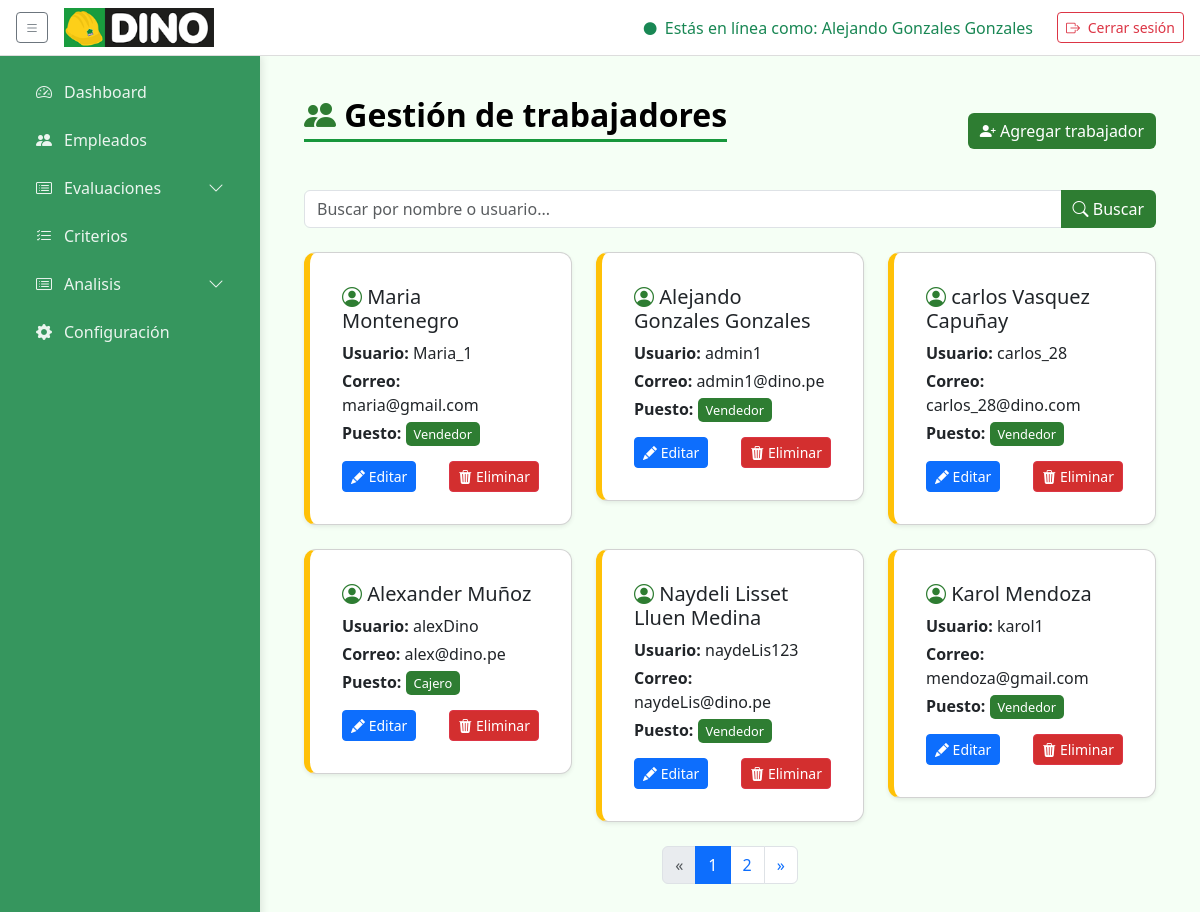
The app's page /empleados/ (signed in) with its own data.
### core/models.py (models this page shows, shortened)
class Usuario(AbstractUser):
    """
    Modelo personalizado para el usuario, heredando de AbstractUser.
    Este modelo ahora solo contiene los campos estándar del usuario.
    """

class Trabajador(models.Model):
    user = models.OneToOneField(settings.AUTH_USER_MODEL, on_delete=models.CASCADE, related_name='trabajador', null=True, blank=True)
    puesto = models.ForeignKey(Puesto, on_delete=models.SET_NULL, null=True, blank=True)
    telefono = models.CharField(max_length=20, blank=True)
    direccion = models.CharField(max_length=200, blank=True)

class Puesto(models.Model):
    nombre = models.CharField(max_length=50, unique=True)
    descripcion = models.TextField(blank=True, null=True)

### core/views.py (the view)
# urls.py: path('empleados/', views.gestion_empleados, name='gestion_empleados'),
@login_required
def gestion_empleados(request):
    query = request.GET.get('q', '')
    qs = Trabajador.objects.select_related('user')
    if query:
        qs = qs.filter(
            Q(user__username__icontains=query) |
            Q(user__first_name__icontains=query) |
            Q(user__last_name__icontains=query)
        )
    paginator = Paginator(qs, 6)
    page = request.GET.get('page')
    page_obj = paginator.get_page(page)
    return render(request, 'empleados/lista.html', {
        'empleados': page_obj,
        'query': query
    })

### templates/empleados/lista.html (shortened to what this page needs)
{% extends "base/base.html" %}
{% load static %}
{% block extra_css %}
<link rel="stylesheet" href="{% static 'css/empleados.css' %}">
{% endblock %}
{% block content %}
<div class="container mt-2">
  <div class="d-flex justify-content-between align-items-center mb-4">
    <h2 class="titulo">
      <i class="bi bi-people-fill icono-verde"></i> Gestión de trabajadores
    </h2>
    <a href="{% url 'agregar_empleado' %}" class="btn btn-success">
      <i class="bi bi-person-plus-fill"></i> Agregar trabajador
    </a>
  </div>
  <form method="get" class="mb-4">
    <div class="input-group">
      <input type="text" name="q" class="form-control"
             placeholder="Buscar por nombre o usuario..." value="{{ query }}">
      <button class="btn btn-success" type="submit">
        <i class="bi bi-search"></i> Buscar
      </button>
    </div>
  </form>
  <div class="row">
    {% for t in empleados %}
    <div class="col-md-4">
      <div class="card p-3 mb-4 shadow-sm">
        <div class="card-body">
          <h5 class="card-title">
            <i class="bi bi-person-circle icono-verde"></i>
            {{ t.user.first_name }} {{ t.user.last_name }}
          </h5>
          <p class="card-text mb-1">
            <strong>Usuario:</strong> {{ t.user.username }}
          </p>
          <p class="card-text mb-1">
            <strong>Correo:</strong> {{ t.user.email }}
          </p>
          <p class="card-text mb-1">
            <strong>Puesto:</strong>
            <span class="badge-puesto">
              {{ t.puesto.nombre|default:"No asignado" }}
            </span>
          </p>
          <div class="d-flex justify-content-between mt-3">
            <a href="{% url 'editar_empleado' t.id %}" class="btn btn-sm btn-primary">
              <i class="bi bi-pencil-fill"></i> Editar
            </a>
            <a href="{% url 'eliminar_empleado' t.id %}" class="btn btn-sm btn-danger"
               onclick="return confirm('¿Eliminar a {{ t.user.username }}?')">
              <i class="bi bi-trash3-fill"></i> Eliminar
            </a>
          </div>
        </div>
      </div>
    </div>
    {% empty %}
    <div class="col-12">
      <p class="text-muted">No hay trabajadores registrados.</p>
    </div>
    {% endfor %}
  </div>
  {% if empleados.has_other_pages %}
  <nav aria-label="Paginación trabajadores">
    <ul class="pagination justify-content-center">
      {% if empleados.has_previous %}
      <li class="page-item">
        <a class="page-link" href="?q={{ query }}&page={{ empleados.previous_page_number }}">&laquo;</a>
      </li>
      {% else %}
      <li class="page-item disabled"><span class="page-link">&laquo;</span></li>
      {% endif %}
      {% for num in empleados.paginator.page_range %}
      <li class="page-item {% if empleados.number == num %}active{% endif %}">
        <a class="page-link" href="?q={{ query }}&page={{ num }}">{{ num }}</a>
      </li>
      {% endfor %}
      {% if empleados.has_next %}
      <li class="page-item">
        <a class="page-link" href="?q={{ query }}&page={{ empleados.next_page_number }}">&raquo;</a>
      </li>
      {% else %}
      <li class="page-item disabled"><span class="page-link">&raquo;</span></li>
      {% endif %}
    </ul>
  </nav>
  {% endif %}
</div>
{% endblock %}

### templates/base/base.html (shortened to what this page needs)
{% load static %}
<!DOCTYPE html>
<html lang="es">
<head>
    <link href="https://cdn.jsdelivr.net/npm/bootstrap@5.3.0/dist/css/bootstrap.min.css" rel="stylesheet" />
    <link href="https://cdn.jsdelivr.net/npm/bootstrap-icons@1.10.5/font/bootstrap-icons.css" rel="stylesheet" />
    {% block extra_css %}{% endblock %}
</head>
<body>
    <nav class="navbar d-flex justify-content-between align-items-center">
        <div class="d-flex align-items-center">
            <button id="sidebarToggle" class="btn btn-outline-secondary btn-sm me-3">
                <i class="bi bi-list"></i>
            </button>
            <a class="navbar-brand">
                <img src="{% static 'img/logo_dino.png' %}" alt="Logo Dino">
            </a>
        </div>
        <div class="d-flex align-items-center">
            <span class="text-success me-4">
                <i class="bi bi-circle-fill me-1" style="font-size:.8rem;"></i> Estás en línea como:
                {{ request.user.get_full_name|default:request.user.username }}
            </span>
            <form id="logoutForm" method="post" action="{% url 'index' %}">
                <button type="submit" class="btn btn-outline-danger btn-sm">
                    <i class="bi bi-box-arrow-right me-1"></i> Cerrar sesión
                </button>
            </form>
        </div>
    </nav>
    {% with request.resolver_match.url_name as view_name %}
    <div class="d-flex main">
        <aside class="sidebar" id="sidebar">
            <ul class="nav flex-column">
                <li class="nav-item">
                    <a href="{% url 'admin_dashboard' %}"
                        class="nav-link {% if view_name == 'admin_dashboard' %}active{% endif %}">
                        <i class="bi bi-speedometer2"></i><span>Dashboard</span>
                    </a>
                </li>
                <li class="nav-item">
                    <a href="{% url 'gestion_empleados' %}"
                        class="nav-link {% if view_name == 'gestion_empleados' %}active{% endif %}">
                        <i class="bi bi-people-fill"></i><span>Empleados</span>
                    </a>
                </li>
                <li
                    class="nav-item has-submenu {% if view_name == 'lista_evaluaciones' or view_name == 'realizar_autoevaluacion' %}submenu-open{% endif %}">
                    <a href="#" class="nav-link submenu-toggle">
                        <i class="bi bi-card-list"></i><span>Evaluaciones</span>
                        <i class="bi bi-chevron-down ms-auto"></i>
                    </a>
                </li>
                <li class="nav-item">
                    <a href="{% url 'lista_criterios' %}"
                        class="nav-link {% if view_name == 'lista_criterios' %}active{% endif %}">
                        <i class="bi bi-list-check"></i><span>Criterios</span>
                    </a>
                </li>
                <li
                    class="nav-item has-submenu {% if view_name == 'lista_evaluaciones' or view_name == 'realizar_autoevaluacion' %}submenu-open{% endif %}">
                    <a href="#" class="nav-link submenu-toggle">
                        <i class="bi bi-card-list"></i><span>Analisis</span>
                        <i class="bi bi-chevron-down ms-auto"></i>
                    </a>
                </li>
                <li class="nav-item">
                    <a href="{% url 'admin_dashboard' %}"
                        class="nav-link {% if view_name == 'configuracion' %}active{% endif %}">
                        <i class="bi bi-gear-fill"></i><span>Configuración</span>
                    </a>
                </li>
            </ul>
        </aside>
        <main class="content">
            {% block content %}{% endblock %}
        </main>
    </div>
    {% endwith %}
</body>
</html>

### static/css/empleados.css (style rules this page uses)
body { background-color: #f5fff5; font-family: 'Segoe UI', sans-serif; }
.titulo { color: #2e7d32; font-weight: bold; }
.btn-success { background-color: #2e7d32; border: none; }
.btn-danger { background-color: #d32f2f; }
.card { border-left: 6px solid #ffc107; border-radius: 12px; transition: all 0.2s; }
.badge-puesto { background-color: #2e7d32; color: white; padding: 3px 8px; border-radius: 5px; font-size: 0.8rem; }
.icono-verde { color: #2e7d32; }

### templates/base/base.html (style rules this page uses)
:root { --sidebar-width: 260px; --sidebar-collapsed: 80px; --primary: #36965e; --bg: #f9f9f9; --tre: #17973C; --secundary: #000000; --shadow: rgba(0, 0, 0, 0.1); }
html, body { margin: 0; padding: 0; height: 100%; background: var(--bg); font-family: 'Lato', sans-serif; }
.d-flex.main { height: calc(100vh - 56px); }
aside.sidebar { position: fixed; top: 56px; left: 0; bottom: 0; width: var(--sidebar-width); background: black; color: #fff; padding: 1rem; box-shadow: 2px 0 8px var(--shadow); transition: width .3s; z-index: 1050; }
aside.sidebar .nav-link { color: rgba(255, 255, 255, 0.9); margin-bottom: .5rem; border-radius: 6px; display: flex; align-items: center; gap: .5rem; white-space: nowrap; overflow: hidden; }
aside.sidebar .nav-link i { min-width: 24px; text-align: center; }
aside.sidebar .nav-link span { transition: opacity .3s; }
main.content { margin-top: 56px; margin-left: var(--sidebar-width); padding: 2rem; transition: margin-left .3s; position: relative; overflow: auto; }
main.content h2 { color: var(--primary); border-bottom: 3px solid var(--primary); padding-bottom: .3rem; margin-bottom: 1.5rem; }
nav.navbar { background: #fff; border-bottom: 1px solid #ddd; height: 56px; z-index: 1100; padding: 0 1rem; position: fixed; top: 0; left: 0; right: 0; }
nav.navbar .navbar-brand { flex: none; display: flex; align-items: center; }
nav.navbar .navbar-brand img { width: 150px; height: auto; flex-shrink: 0; }
aside.sidebar { width: var(--sidebar-width); background: var(--primary); color: #fff; display: flex; flex-direction: column; padding: 1rem; box-shadow: 2px 0 8px var(--shadow); transition: width .3s; }
main.content { flex: 1; overflow: auto; padding: 2rem; }
main.content h2 { color: var(--secundary); border-bottom: 3px solid var(--tre); padding-bottom: .3rem; margin-bottom: 1.5rem; }
.has-submenu { position: relative; }

### records on screen
Usuario: user.get_full_name "Alejando Gonzales Gonzales"
Trabajador: user.first_name "Maria", user.last_name "Montenegro", user.username "Maria_1", user.email "maria@gmail.com", puesto.nombre "Vendedor"
Trabajador: user.first_name "Alejando", user.last_name "Gonzales Gonzales", user.username "admin1", user.email "admin1@dino.pe", puesto.nombre "Vendedor"
Trabajador: user.first_name "carlos", user.last_name "Vasquez Capuñay", user.username "carlos_28", user.email "carlos_28@dino.com", puesto.nombre "Vendedor"
Trabajador: user.first_name "Alexander", user.last_name "Muñoz", user.username "alexDino", user.email "alex@dino.pe", puesto.nombre "Cajero"
Trabajador: user.first_name "Naydeli Lisset", user.last_name "Lluen Medina", user.username "naydeLis123", user.email "naydeLis@dino.pe", puesto.nombre "Vendedor"
Trabajador: user.first_name "Karol", user.last_name "Mendoza", user.username "karol1", user.email "mendoza@gmail.com", puesto.nombre "Vendedor"

### other values on screen
{{ num }} "1" "2"
